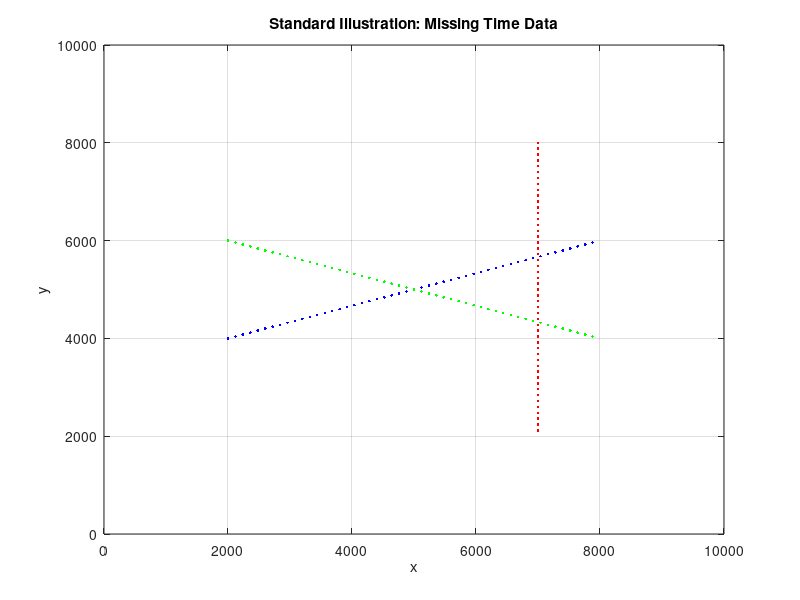

Write MATLAB code to recreate this figure. (Note: this script raises an error after producing the figure.)
clearvars; 
clc; 
close all;
%Loading the true data belonging to the target 
load("xdata.mat");

T = 4;
t = 0:T:300;

xrange = 10e3;
yrange = 10e3;
trueTargets = cell(3,3);
trueTargets{1,1} = x1data(2,:);
trueTargets{2,1} = x1data(3,:);
trueTargets{3,1} = x1data(1,:);
trueTargets{1,2} = x2data(2,:);
trueTargets{2,2} = x2data(3,:);
trueTargets{3,2} = x2data(1,:);
trueTargets{1,3} = x3data(2,:);
trueTargets{2,3} = x3data(3,:);
trueTargets{3,3} = x3data(1,:);


figure;
plot(x1data(2,:),x1data(3,:),"b.");
hold on;
plot(x2data(2,:),x2data(3,:),"g.");
plot(x3data(2,:),x3data(3,:),"r.");
xlim([0,xrange]);
ylim([0,yrange]);
xlabel("x");
ylabel("y");
title("Standard Illustration: Missing Time Data");
grid on;

figure;
sgtitle("MTT Illustration");
subplot(2,1,1);
plot(x1data(1,:),x1data(2,:),"b.");
hold on;
plot(x2data(1,:),x2data(2,:),"g.");
plot(x3data(1,:),x3data(2,:),"r.");
xlim([0,300]);
ylim([0,xrange]);
xlabel("Time (s)");
ylabel("x");
grid on;

subplot(2,1,2);
plot(x1data(1,:),x1data(3,:),"b.");
hold on;
plot(x2data(1,:),x2data(3,:),"g.");
plot(x3data(1,:),x3data(3,:),"r.");
xlim([0,300]);
ylim([0,yrange]);
xlabel("Time (s)");
ylabel("y");
grid on;

% clutter generation

beta_FA = 1e-7;
V = xrange * yrange;
false_alarms = cell(3,length(t));
for i= 1:length(t)
    m_k = poissrnd(beta_FA*V);
    FA_xvalues = xrange*rand(1,m_k);
    FA_yvalues = yrange*rand(1,m_k);
    false_alarms{1,i} = t(i);
    false_alarms{2,i} = FA_xvalues;
    false_alarms{3,i} = FA_yvalues;
end

measurement_std = 50;
R = measurement_std^2*eye(2);
measurement_mu = [0;0];
P_d = 0.9;

measurements1 = zeros(3,length(t));
measurements2 = zeros(3,length(t));
measurements3 = zeros(3,length(t));

for i = 1:length(t)
    u1 = rand();
    u2 = rand();
    u3 = rand();
    k = find(x1data(1,:) == t(i),1);
    if ~isempty(k)
        if u1<=P_d
        % detection
        v_k = mvnrnd(measurement_mu,R)';
        measurement = x1data(2:3,k) +v_k;
        measurements1(1,i) = t(i);
        measurements1(2:3,i) = measurement;
        else
        % miss
        measurements1(1,i) = t(i);
        measurements1(2,i) = inf;
        measurements1(3,i) = inf;
        end
    else
        % target has not yet begun its track
        measurements1(1,i) = t(i);
        measurements1(2,i) = inf;
        measurements1(3,i) = inf;
    end

    k = find(x2data(1,:) == t(i),1);
    if ~isempty(k)
        if u2<=P_d
        % detection
        v_k = mvnrnd(measurement_mu,R)';
        measurement = x2data(2:3,k) +v_k;
        measurements2(1,i) = t(i);
        measurements2(2:3,i) = measurement;
        else
        % miss
        measurements2(1,i) = t(i);
        measurements2(2,i) = inf;
        measurements2(3,i) = inf;
        end
    else
        % target has not yet begun its track
        measurements2(1,i) = t(i);
        measurements2(2,i) = inf;
        measurements2(3,i) = inf;
    end

    k = find(x3data(1,:) == t(i),1);
    if ~isempty(k)
        if u3<=P_d
        % detection
        v_k = mvnrnd(measurement_mu,R)';
        measurement = x3data(2:3,k) +v_k;
        measurements3(1,i) = t(i);
        measurements3(2:3,i) = measurement;
        else
        % miss
        measurements3(1,i) = t(i);
        measurements3(2,i) = inf;
        measurements3(3,i) = inf;
        end
    else
        % target not yet begun its track
        measurements3(1,i) = t(i);
        measurements3(2,i) = inf;
        measurements3(3,i) = inf;
    end
end

detections = cell(3,length(t));

for i = 1:length(t)
    detections{1,i} = t(i);
    detections{2,i} = false_alarms{2,i};
    detections{3,i} = false_alarms{3,i};
    if measurements1(2,i) ~= inf
        detections{2,i} = [detections{2,i} measurements1(2,i)];
        detections{3,i} = [detections{3,i} measurements1(3,i)];
    end
    if measurements2(2,i) ~= inf
        detections{2,i} = [detections{2,i} measurements2(2,i)];
        detections{3,i} = [detections{3,i} measurements2(3,i)];
    end
    if measurements3(2,i) ~= inf
        detections{2,i} = [detections{2,i} measurements3(2,i)];
        detections{3,i} = [detections{3,i} measurements3(3,i)];
    end
end

% single target tracker parameters
NNorPDA = 1; % 1 for NN, 2 for PDA
vmax = 50;
kappa = 6;
gate_threshold = chi2inv(0.99,2);
A = [eye(2),T*eye(2);0*eye(2),eye(2)];
G = [T^2/2*eye(2);T*eye(2)];
C = [1,0,0,0;0,1,0,0];
Q = [2^2,0;0,2^2];

%G = zeros(4);
%Q = zeros(4);

track_deletion_treshold = 3;
N1 = 2;
M2 = 2;
N2 = 3;


SingleTargetTracker(detections,NNorPDA,measurement_std,vmax,kappa,xrange,yrange,T,A,G,Q,C,R,gate_threshold,N1,M2,N2,track_deletion_treshold,t,trueTargets,P_d,beta_FA);

% multi target tracker parameters
GNNorJPDA = 1; % 1 for GNN, 2 for JPDA

MultiTargetTracker(detections,GNNorJPDA,measurement_std,vmax,kappa,xrange,yrange,T,A,G,Q,C,R,gate_threshold,N1,M2,N2,track_deletion_treshold,t,trueTargets,P_d,beta_FA)
